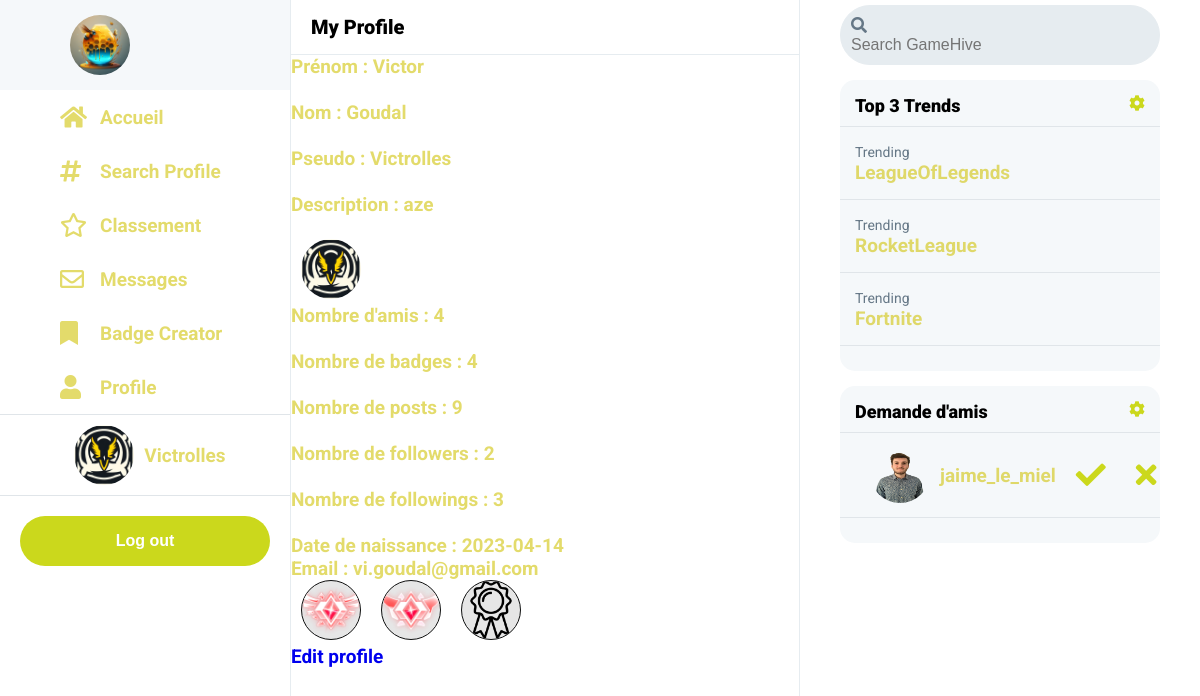
Screenshot of /profil.php?pseudo=Victrolles (signed in) with the database file from the repository.
### tables this page shows
CREATE TABLE `profil` (
  `id` int(11) NOT NULL,
  `name` varchar(100) NOT NULL,
  `surname` varchar(100) NOT NULL,
  `pseudo` varchar(100) NOT NULL,
  `avatar` varchar(200) NOT NULL,
  `datedenaissance` date NOT NULL,
  `email` varchar(100) NOT NULL,
  `description` varchar(250) NOT NULL,
  `password` varchar(100) NOT NULL
);

CREATE TABLE `badge` (
  `id` int(11) NOT NULL,
  `image` varchar(200) NOT NULL,
  `description` varchar(100) NOT NULL,
  `id_game` int(11) NOT NULL
);

### php/database.php (called while the page is built, shortened)
<?php
function GetIdFromPseudo($pseudo) {
  global $conn;
  if (!isset($pseudo) || empty($pseudo)){
    $pseudo = $_COOKIE["pseudo"];
  }
  $sql = "SELECT
            *
          FROM
            profil
          WHERE
            pseudo = '$pseudo'";
  $result = $conn->query($sql);
  $row = $result->fetch_assoc();
  $id_profil = $row["id"];
  return $id_profil;
}
function GetNumberOfFriends($id_profil){
  global $conn;
  $sql = "SELECT
            *
          FROM
            friend
          WHERE
            id_profil1 = $id_profil
          OR
            id_profil2 = $id_profil";
  $result = $conn->query($sql);
  $number_of_friends = mysqli_num_rows($result);
  return $number_of_friends;
}
function GetNumberOfBadges($id_profil){
  global $conn;
  $sql = "SELECT
            *
          FROM
            unlocked_badge
          WHERE
            id_profil = $id_profil";
  $result = $conn->query($sql);
  $number_of_badges = mysqli_num_rows($result);
  return $number_of_badges;
}
function GetNumberOfPosts($id_profil){
  global $conn;
  $sql = "SELECT
            *
          FROM
            post
          WHERE
            id_profil = $id_profil";
  $result = $conn->query($sql);
  $number_of_posts = mysqli_num_rows($result);
  return $number_of_posts;
}
function GetNumberOfFollowers($id_profil){
  global $conn;
  $sql = "SELECT
            *
          FROM
            follow
          WHERE
            id_followed = $id_profil";
  $result = $conn->query($sql);
  $number_of_followers = mysqli_num_rows($result);
  return $number_of_followers;
}
function GetNumberOfFollowings($id_profil){
  global $conn;
  $sql = "SELECT
            *
          FROM
            follow
          WHERE
            id_follower = $id_profil";
  $result = $conn->query($sql);
  $number_of_followings = mysqli_num_rows($result);
  return $number_of_followings;
}
?>

### php/display_badges.php (the view, shortened to what this page needs)
<?php
$id_profil = GetIdFromPseudo($pseudo);
$sql = "SELECT
            image
        FROM
            badge
        WHERE
            id = 40";
$result = $conn->query($sql);
$row = $result->fetch_assoc();
$default_image = $row["image"];
$sql = "SELECT
            BAD.id,
            BAD.image,
            BAD.description,
            BAD.id_game
        FROM
            unlocked_badge UNL
        INNER JOIN
            badge BAD
                ON
                    UNL.id_badge = BAD.id
        WHERE
            UNL.id_profil = '$id_profil'
        AND
            UNL.selected = 1";
$result = $conn->query($sql);
for ($i = 0; $i < 3; $i++) {
    echo "<div class='dropdown badges'>";
    if ($row = $result->fetch_assoc()) {
        $image = $row["image"];
        $id_badge = $row["id"];
        echo "<img class='dropbtn ico' src='$image' alt='badge'>";
    } else {
        echo "<img class='dropbtn ico' src='$default_image' alt='badge'>";
        $id_badge = 40;
    }
    if ($pseudo == $_COOKIE["pseudo"]){
        echo "<div class='dropdown-content'>";
        $sql2 = "   SELECT
                        BAD.id,
                        BAD.image,
                        BAD.description,
                        BAD.id_game
                    FROM
                        unlocked_badge UNL
                    INNER JOIN
                        badge BAD
                            ON
                                UNL.id_badge = BAD.id
                    WHERE
                        UNL.id_profil = '$id_profil'
                    AND
                        UNL.selected = 0";
        $result2 = $conn->query($sql2);
        if ($result2->num_rows > 0) {
            while ($row2 = $result2->fetch_assoc()) {
                $image2 = $row2["image"];
                $id_badge2 = $row2["id"];
                echo "  <a href='php/change_badge.php?sup=$id_badge&add=$id_badge2'>
                            <img class='ico' src='$image2' alt='badge'
                        </a>";
            }
        }
        echo "</div>";
    }
    echo "</div>";
}

### profil.php (shortened to what this page needs)
<?php
include "php/database.php";
global $conn;
if (isset($_GET["pseudo"]) && $_GET["pseudo"] != ""){
    $pseudo = $_GET["pseudo"];
    $id_profil = GetIdFromPseudo($pseudo);
    $sql = "SELECT
                *
            FROM
                profil
            WHERE
                pseudo = '$pseudo'";
    $result = $conn->query($sql);
    $row = $result->fetch_assoc();
    $prenom = $row["name"];
    $nom = $row["surname"];
    $avatar = $row["avatar"];
    $datedenaissance = $row["datedenaissance"];
    $email = $row["email"];
    $description = $row["description"];
} else {
    header("location: accueil.php");
}
?>
<?php include "php/header.php"; ?>
<div class="grid-container">
    <?php require_once('php/left-sidebar.php'); ?>
    <div class="main profile">
        <p class="page__title">My Profile</p>
        <div class="container">
            <?php
                $numberOfFriends = GetNumberOfFriends($id_profil);
                $numberOfBadges = GetNumberOfBadges($id_profil);
                $numberOfPosts = GetNumberOfPosts($id_profil);
                $numberOfFollowers = GetNumberOfFollowers($id_profil);
                $numberOfFollowings = GetNumberOfFollowings($id_profil);
                echo "  <p>Prénom : $prenom</p>
                        <br>
                        <p>Nom : $nom</p>
                        <br>
                        <p>Pseudo : $pseudo</p>
                        <br>
                        <p>Description : $description</p>
                        <br>
                        <img class='ico' src='$avatar' alt='avatar'>
                        <br>
                        <p>Nombre d'amis : $numberOfFriends</p>
                        <br>
                        <p>Nombre de badges : $numberOfBadges</p>
                        <br>
                        <p>Nombre de posts : $numberOfPosts</p>
                        <br>
                        <p>Nombre de followers : $numberOfFollowers</p>
                        <br>
                        <p>Nombre de followings : $numberOfFollowings</p>
                        <br>";
                if ($pseudo == $_COOKIE["pseudo"]){
                    echo "  Date de naissance : $datedenaissance
                            <br>Email : $email<br>";
                }
                require_once('php/display_badges.php');
                if ($pseudo == $_COOKIE["pseudo"]){
                    echo "  <br>
                            <a href='edit_profile.php'>
                                <p>Edit profile</p>
                            </a>";
                }
            ?>
        </div>
    </div>
    <?php require_once('php/right-sidebar.php'); ?>
</div>

### php/left-sidebar.php (shortened to what this page needs)
<?php
$pseudo_sidebar = $_COOKIE['pseudo'];
$sql = "SELECT
            *
        FROM
            profil
        WHERE
            pseudo = '$pseudo_sidebar'";
$result = $conn->query($sql);
$row = $result->fetch_assoc();
$avatar_sidebar = $row["avatar"];
?>
<div class="sidebar">
    <ul style="list-style: none">
        <li>
            <img class="ico" src="images/avatar.png" alt="">
        </li>
        <li class="active__menu">
            <i class="fa fa-home"></i>
            <span>
                <a href="accueil.php">
                    <p>Accueil</p>
                </a>
            </span>
        </li>
        <li>
            <i class="fa fa-hashtag"></i>
            <span>
                <a href="search_profile.php">
                    <p>Search Profile</p>
                </a>
            </span>
        </li>
        <li>
            <i class="far fa-star"></i>
            <span>
                <a href="classement.php">
                    <p>Classement</p>
                </a>
            </span>
        </li>
        <li>
            <i class="far fa-envelope"></i>
            <span>
                <a href="messagerie.php">
                    <p>Messages</p>
                </a>
            </span>
        </li>
        <li>
            <i class="fa fa-bookmark"></i>
            <span>
                <a href="badge_creator.php">
                    <p>Badge Creator</p>
                </a>
            </span>
        </li>
        <li>
            <i class="fa fa-user"></i>
            <span>
                <a href=<?php echo "profil.php?pseudo=$pseudo_sidebar"?>>
                    <p>Profile</p>
                </a>
            </span>
        </li>
    </ul>
    <div class="profile">
        <img class="profile__avatar ico" src="<?php echo $avatar_sidebar; ?>" alt="">
        <div class="profile__info">
            <p class="profile__pseudo"><?php echo $pseudo_sidebar; ?></p>
        </div>
    </div>
    <form class="logout" method="post">
        <button class="sidebar__tweet" type="submit" name="deconnexion">Log out</button>
    </form>
</div>

### php/right-sidebar.php (shortened to what this page needs)
<?php
$sql = "SELECT
            SUBSTRING(tag, 2) AS hashtag,
            COUNT(*) AS count
        FROM
            (SELECT DISTINCT
                SUBSTRING_INDEX(SUBSTRING_INDEX(texte, ' ', numbers.n), ' ', -1) AS tag
            FROM
                post
            CROSS JOIN
                (SELECT 1 n UNION SELECT 2 UNION SELECT 3 UNION SELECT 4 UNION SELECT 5) numbers
            WHERE
                CHAR_LENGTH(texte) - CHAR_LENGTH(REPLACE(texte, ' ', '')) + 1 >= numbers.n) tags
        WHERE
            tag REGEXP '^#[a-zA-Z0-9_]+$'
        GROUP BY
            hashtag
        ORDER BY
            count DESC
        LIMIT
            3;";
$data = mysqli_query($conn, $sql);
?>
<div class="right__sidebar">
    <div class="search-container">
        <a href="#" class="search-btn" onclick="submitForm();">
            <i class="fa fa-search"></i>
        </a>
        <form id="search-form" method="GET" action="search.php">
            <input type="text" name="search_texte" placeholder="Search GameHive" class="search-input">
        </form>
    </div>
    <div class="trends__container">
        <div class="trends__box">
            <div class="trends__header">
                <p>Top 3 Trends</p>
                <i class="fa fa-cog"></i>
            </div>
            <div class="trends__body">
                <?php
                while($row=mysqli_fetch_assoc($data))
                {
                    $hashtag = $row['hashtag'];
                    ?>
                    <div class="trend texte">
                        <span>Trending</span>
                        <?php echo "<a href='search.php?search_texte=$hashtag'><p>$hashtag</p></a>";?>
                    </div>
                <?php
                }
                ?>
            </div>
            <div class="trends__footer">
            </div>
        </div>
    </div>
    <?php
    $id_profil_self = GetIdFromPseudo("");
    $sql = "SELECT
                PRO.id,
                PRO.avatar,
                PRO.pseudo
            FROM
                friend FRI
            INNER JOIN
                profil PRO
                    ON
                        FRI.id_profil1 = PRO.id
            WHERE
                id_profil2 = $id_profil_self
            AND
                FRI.accepter = 0";
    $result = $conn->query($sql);
    ?>
    <div class="trends__container">
        <div class="trends__box">
            <div class="trends__header">
                <p>Demande d'amis</p>
                <i class="fa fa-cog"></i>
            </div>
            <div class="trends__body">
                <?php
                while($row=mysqli_fetch_assoc($result))
                {
                    $id = $row['id'];
                    $pseudo = $row['pseudo'];
                    $avatar = $row['avatar'];
                    echo "  <div class='friends__lists__item'>
                                <div class='avatar'>
                                    <a href='profil.php?pseudo=$pseudo'>
                                        <img class='ico' src='$avatar' alt='Avatar'>
                                    </a>
                                </div>
                                <div class='pseudo'>
                                    <a href='profil.php?pseudo=$pseudo'>
                                        <p>$pseudo</p>
                                    </a>
                                </div>
                                <div class='decision'>
                                    <a href='php/accepter.php?id=$id'>
                                        <i class='fa fa-check'></i>
                                    </a>
                                </div>
                                <div class='decision'>
                                    <a href='php/refuser.php?id=$id'>
                                        <i class='fa fa-times'></i>
                                    </a>
                                </div>
                            </div>";
                }
                ?>
            </div>
            <div class="trends__footer">
            </div>
        </div>
    </div>
</div>

### rows the page displays
profil: avatar (picture), name "Victor", surname "Goudal", description "aze", datedenaissance "2023-04-14", email "vi.goudal@gmail.com"
badge: image (picture)
badge: image (picture)
badge: image (picture)
profil: avatar (picture), pseudo "jaime_le_miel"

### other values shown
$pseudo_sidebar "Victrolles"
$pseudo "Victrolles"
$numberOfFriends "4"
$numberOfBadges "4"
$numberOfPosts "9"
$numberOfFollowers "2"
$numberOfFollowings "3"
$hashtag "LeagueOfLegends"
$hashtag "RocketLeague"
$hashtag "Fortnite"
